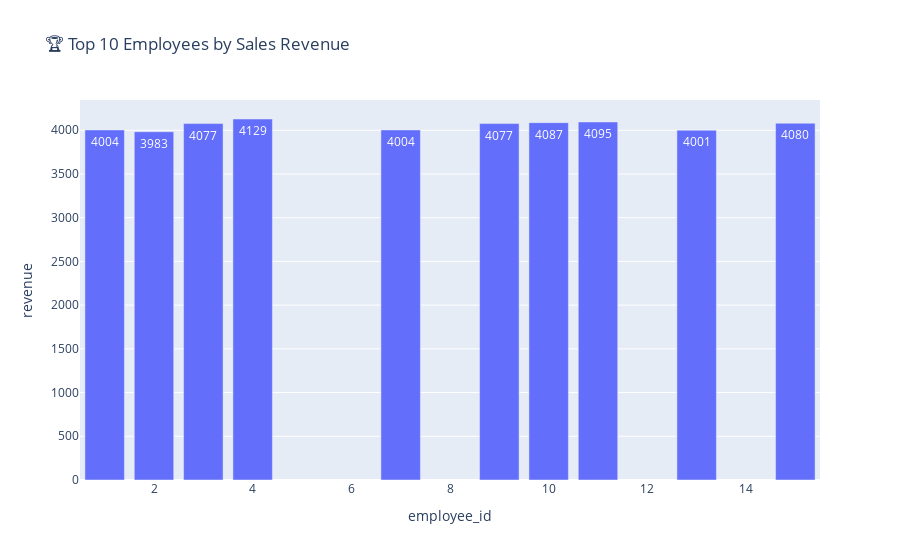

Notebook code cell kept with this figure:
### Markdown cell above
### Payment Methods Distribution  
- **What the plot shows:** Cash, card, and digital payment preferences.  
- **Interpretation:** If card/digital dominates, it suggests customers prefer convenience. If cash is high, there may be room for improving digital adoption.

### Code cell
#Employee Performance
employee_sales = df.groupby('employee_id')['revenue'].sum().nlargest(10).reset_index()

fig = px.bar(employee_sales, x="employee_id", y="revenue",
             title="🏆 Top 10 Employees by Sales Revenue",
             text_auto=True)
fig.show()

### Figure 1 — Plotly figure (JSON) as saved in the notebook; plotly's stock layout.template omitted (floating-point values rounded to 4 significant figures)
{"data": [{"hovertemplate": "employee_id=%{x}<br>revenue=%{y}<extra></extra>", "legendgroup": "", "marker": {"color": "#636efa", "pattern": {"shape": ""}}, "name": "", "orientation": "v", "showlegend": false, "textposition": "auto", "texttemplate": "%{y}", "type": "bar", "x": [4, 11, 10, 15, 3, 9, 1, 7, 13, 2], "xaxis": "x", "y": [4129, 4095, 4087, 4080, 4077, 4077, 4004, 4004, 4001, 3983], "yaxis": "y"}], "layout": {"barmode": "relative", "legend": {"tracegroupgap": 0}, "title": {"text": "🏆 Top 10 Employees by Sales Revenue"}, "xaxis": {"anchor": "y", "domain": [0, 1], "title": {"text": "employee_id"}}, "yaxis": {"anchor": "x", "domain": [0, 1], "title": {"text": "revenue"}}}}
